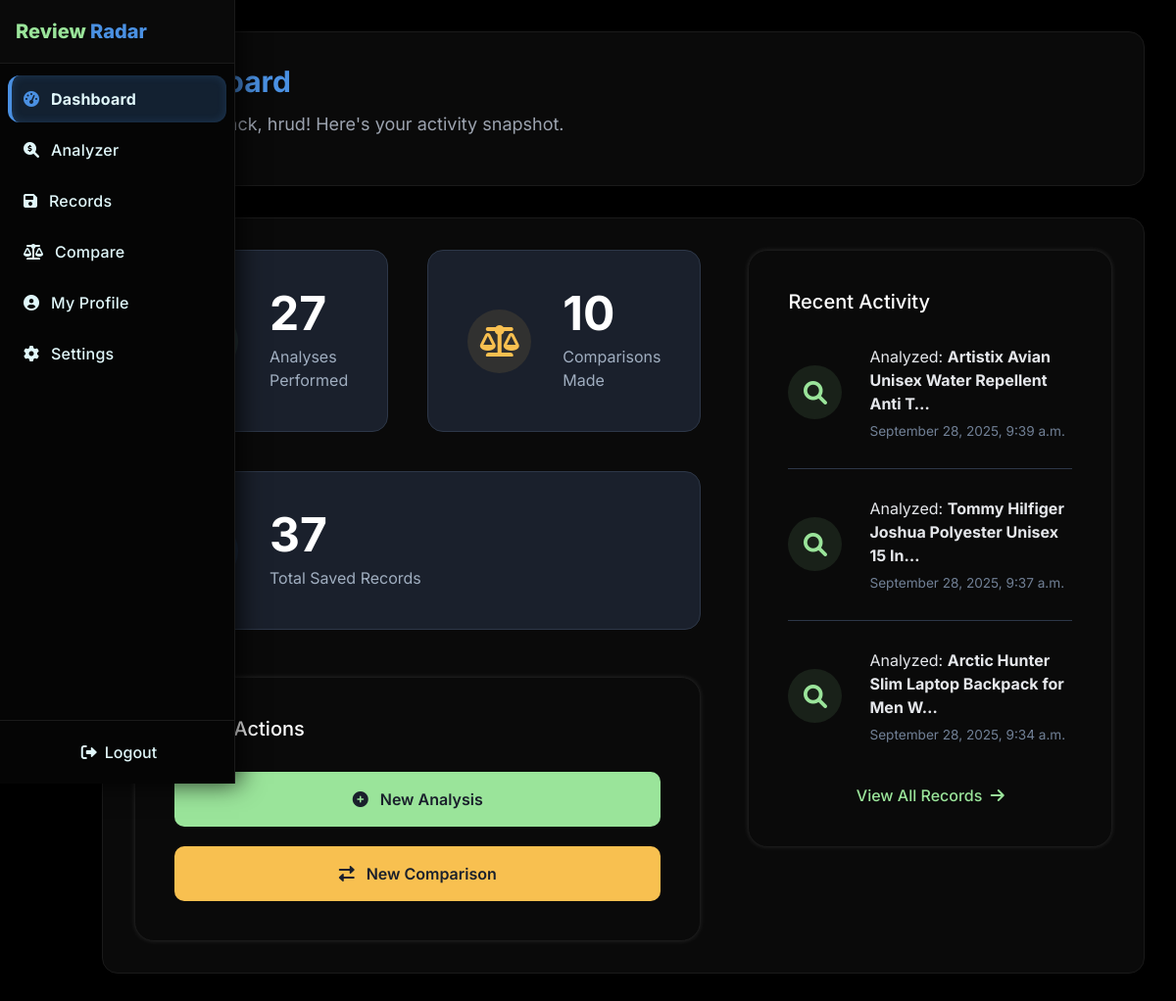
The app's page /user/dashboard/ (signed in), older data.
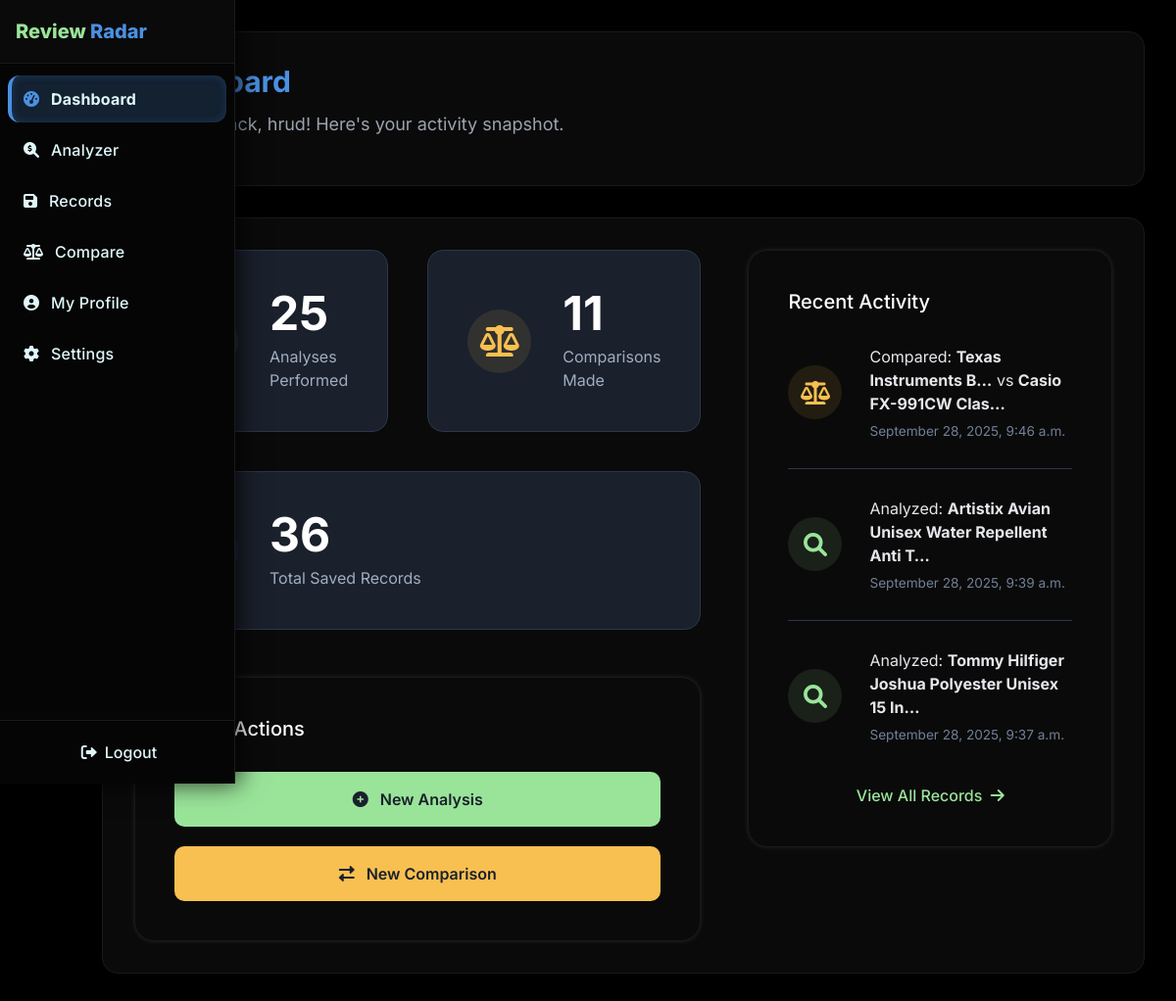
The same page, newer data.
### users/models.py (models this page shows, shortened)
class ProductAnalysis(models.Model):
    user = models.ForeignKey(User, on_delete=models.CASCADE, related_name='analyses')
    product_url = models.URLField(max_length=1024)
    product_name = models.CharField(max_length=512)
    analysis_data = models.JSONField()
    created_at = models.DateTimeField(auto_now_add=True)
    @property
    def record_type(self):
        return 'analysis'
    class Meta:
        ordering = ['-created_at']

class ProductComparison(models.Model):
    user = models.ForeignKey(User, on_delete=models.CASCADE, related_name='comparisons')
    product_url_1 = models.URLField(max_length=1024)
    product_name_1 = models.CharField(max_length=512)
    analysis_data_1 = models.JSONField()
    product_url_2 = models.URLField(max_length=1024)
    product_name_2 = models.CharField(max_length=512)
    analysis_data_2 = models.JSONField()
    comparison_metrics = models.JSONField()
    created_at = models.DateTimeField(auto_now_add=True)
    @property
    def record_type(self):
        return 'comparison'
    class Meta:
        ordering = ['-created_at']

### users/views.py (the view)
# urls.py: path('dashboard/', views.user_dashboard, name='user_dashboard'),
@login_required(login_url='/user/login/')
def user_dashboard(request):
    analyses_count = ProductAnalysis.objects.filter(user=request.user).count()
    comparisons_count = ProductComparison.objects.filter(user=request.user).count()
    user_analyses = ProductAnalysis.objects.filter(user=request.user)
    user_comparisons = ProductComparison.objects.filter(user=request.user)
    recent_records = sorted(
        chain(user_analyses, user_comparisons),
        key=attrgetter('created_at'),
        reverse=True
    )[:3] # Get the 3 most recent records
    context = {
        'analyses_count': analyses_count,
        'comparisons_count': comparisons_count,
        'saved_records_count': analyses_count + comparisons_count,
        'recent_records': recent_records
    }
    return render(request, "users/dashboard.html", context)

### users/templates/users/dashboard.html (shortened to what the changed rows need)
{% extends 'users/base.html' %}
{% load static %}
{% block page_title %}Dashboard{% endblock %}
{% block content %}
<div class="dashboard-grid">
    <div class="left-column">
        <div class="stats-grid">
            <div class="stat-card">
                <div class="stat-info">
                    <p class="stat-number">{{ analyses_count }}</p>
                    <p class="stat-label">Analyses Performed</p>
                </div>
            </div>
            <div class="stat-card">
                <div class="stat-info">
                    <p class="stat-number">{{ comparisons_count }}</p>
                    <p class="stat-label">Comparisons Made</p>
                </div>
            </div>
            <div class="stat-card full-span">
                <div class="stat-info">
                    <p class="stat-number">{{ saved_records_count }}</p>
                    <p class="stat-label">Total Saved Records</p>
                </div>
            </div>
        </div>
    </div>
    <div class="right-column">
        <div class="app-card">
            <div class="p-6">
                {% if recent_records %}
                <ul class="activity-list">
                    {% for record in recent_records %}
                    <li class="activity-item">
                        {% if record.record_type == 'analysis' %}
                        <div class="activity-icon-wrapper" style="background-color: rgba(154, 228, 154, 0.1);">
                            <i class="fas fa-search activity-icon" style="color: #9ae49a;"></i>
                        </div>
                        <div class="activity-content">
                            <p class="activity-title">Analyzed: <strong>{{ record.product_name|truncatechars:45 }}</strong></p>
                            <p class="activity-date">{{ record.created_at|date:"F j, Y, P" }}</p>
                        </div>
                        {% elif record.record_type == 'comparison' %}
                        <div class="activity-icon-wrapper" style="background-color: rgba(248, 192, 80, 0.1);">
                            <i class="fas fa-balance-scale activity-icon" style="color: #f8c050;"></i>
                        </div>
                        <div class="activity-content">
                            <p class="activity-title">Compared: <strong>{{ record.product_name_1|truncatechars:20 }}</strong> vs <strong>{{ record.product_name_2|truncatechars:20 }}</strong></p>
                            <p class="activity-date">{{ record.created_at|date:"F j, Y, P" }}</p>
                        </div>
                        {% endif %}
                    </li>
                    {% endfor %}
                </ul>
                {% else %}
                <div class="text-center p-4">
                    <i class="fas fa-history fa-2x" style="color: #4A5568; margin-bottom: 1rem;"></i>
                    <p style="color: #A0AEC0;">No activity yet. Perform an analysis or comparison to get started!</p>
                </div>
                {% endif %}
            </div>
        </div>
    </div>
</div>
{% endblock %}

Row changes from the older to the newer data that the page shows:
no longer on this page (row unchanged): ProductAnalysis: product_name "Arctic Hunter Slim Laptop Backpack for Men W…", created_at "September 28, 2025, 9:34 a.m."
added ProductComparison: product_name_1 "Texas Instruments B…", product_name_2 "Casio FX-991CW Clas…", created_at "September 28, 2025, 9:46 a.m."
Text that changed along with them:
{{ analyses_count }}: "27" → "25"
{{ comparisons_count }}: "10" → "11"
{{ saved_records_count }}: "37" → "36"
